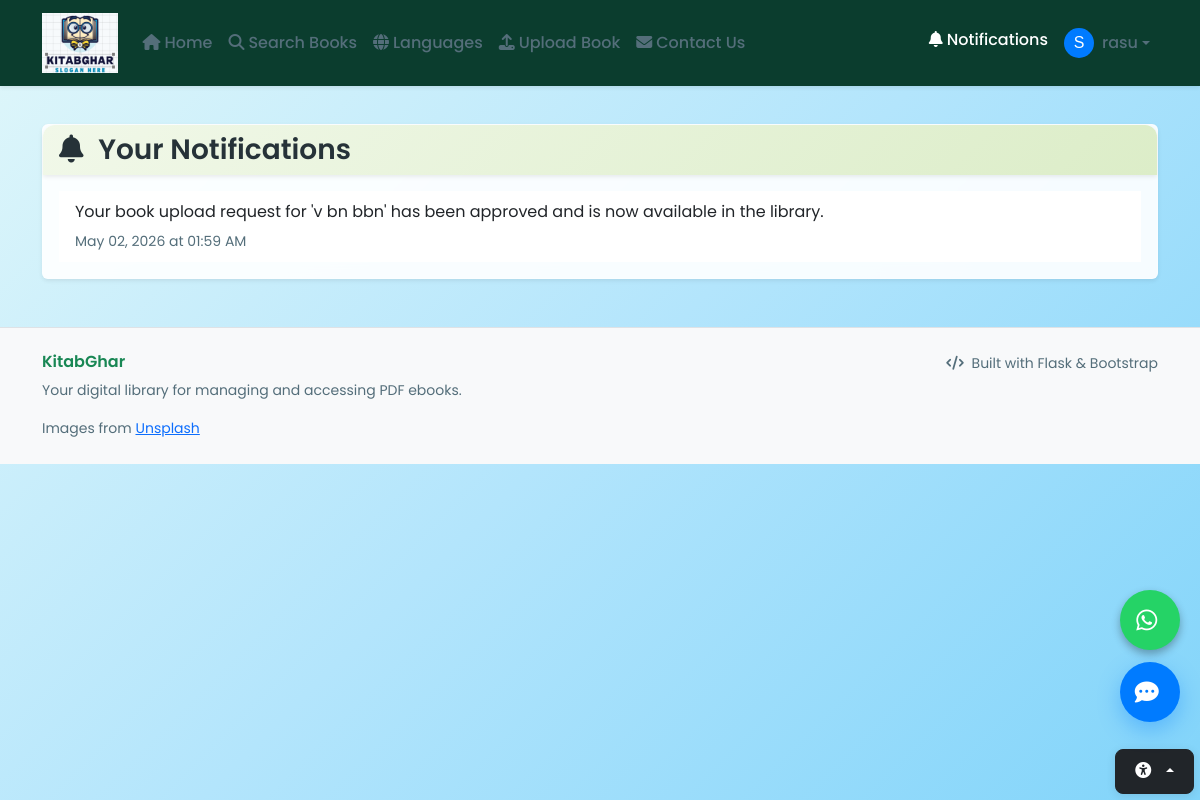
/notifications (signed in), run on the app's committed database.
### models.py (models this page shows, shortened)
class User(UserMixin, db.Model):
    id = db.Column(db.Integer, primary_key=True)
    username = db.Column(db.String(80), unique=True, nullable=False, index=True)
    email = db.Column(db.String(120), unique=True, nullable=False, index=True)
    password_hash = db.Column(db.String(256), nullable=False)
    role = db.Column(db.String(20), nullable=False, default='user')  # admin, user
    first_name = db.Column(db.String(50), nullable=True)
    last_name = db.Column(db.String(50), nullable=True)
    profile_image = db.Column(db.String(255), nullable=True)  # New field for profile image filename
    created_date = db.Column(db.DateTime, default=datetime.utcnow)
    last_login = db.Column(db.DateTime, nullable=True)
    is_active = db.Column(db.Boolean, default=True)
    uploaded_books = db.relationship('Ebook', backref='uploader', lazy=True, foreign_keys='Ebook.uploaded_by')

class Notification(db.Model):
    id = db.Column(db.Integer, primary_key=True)
    user_id = db.Column(db.Integer, db.ForeignKey('user.id'), nullable=False, index=True)
    message = db.Column(db.Text, nullable=False)
    created_at = db.Column(db.DateTime, default=datetime.utcnow, nullable=False, index=True)
    is_read = db.Column(db.Boolean, default=False, nullable=False)
    user = db.relationship('User', backref=db.backref('notifications', lazy=True))

### routes.py (the view, shortened to what this page needs)
@app.route('/notifications')
@login_required
def notifications():
    try:
        user_notifications = Notification.query.filter_by(user_id=current_user.id).order_by(Notification.created_at.desc()).all()
        unread_notifications = [n for n in user_notifications if not n.is_read]
        for notification in unread_notifications:
            notification.is_read = True
        if unread_notifications:
            db.session.commit()
        return render_template('notifications.html', notifications=user_notifications)
    except Exception:
        if request.accept_mimetypes.best == 'application/json':
            return jsonify([])
        flash('Unable to load notifications right now. Please try again.', 'error')
        return render_template('notifications.html', notifications=[])

### app.py (called while the page is built)
@login_manager.user_loader
def load_user(user_id):
    from models import User
    return User.query.get(int(user_id))

### templates/notifications.html (shortened to what this page needs)
{% extends "base.html" %}
{% block content %}
<div class="row">
    <div class="col-12">
        <div class="card shadow-sm rounded">
            <div class="card-header bg-primary text-white rounded-top shadow-sm">
                <h3 class="mb-0">
                    <i class="fas fa-bell me-2"></i>
                    Your Notifications
                </h3>
            </div>
            <div class="card-body">
                {% if notifications %}
                <div class="list-group list-group-flush">
                    {% for notification in notifications %}
                    <div class="list-group-item {% if not notification.is_read %}list-group-item-warning{% endif %}">
                        <div class="d-flex w-100 justify-content-between">
                            <div class="flex-grow-1">
                                <p class="mb-1">{{ notification.message }}</p>
                                <small class="text-muted">
                                    {{ notification.created_at.strftime("%B %d, %Y at %I:%M %p") }}
                                </small>
                            </div>
                        </div>
                    </div>
                    {% endfor %}
                </div>
                {% else %}
                <div class="alert alert-info rounded shadow-sm">
                    <i class="fas fa-info-circle me-2"></i>
                    No notifications yet.
                </div>
                {% endif %}
            </div>
        </div>
    </div>
</div>
{% endblock %}

### templates/base.html (shortened to what this page needs)
<!DOCTYPE html>
<html lang="en" data-bs-theme="light">
<head>
    <link href="https://cdn.jsdelivr.net/npm/bootstrap@5.3.2/dist/css/bootstrap.min.css" rel="stylesheet">
    <link rel="stylesheet" href="https://cdnjs.cloudflare.com/ajax/libs/font-awesome/6.4.0/css/all.min.css">
    <link rel="stylesheet" href="{{ url_for('static', filename='css/custom.css') }}">
    <link rel="stylesheet" href="{{ url_for('static', filename='css/style.css') }}">
</head>
<body>
    <nav class="navbar navbar-expand-lg navbar-dark shadow-sm border-bottom sticky-top" role="navigation" aria-label="Main Navigation">
        <div class="container">
    <a class="navbar-brand" href="{{ url_for('home') }}">
        <img src="{{ url_for('static', filename='images/logo.png') }}" alt="KitabGhar Logo" style="height: 60px; object-fit: contain;">
    </a>
            <div class="collapse navbar-collapse justify-content-between" id="navbarNav">
                <ul class="navbar-nav">
                    <li class="nav-item">
                        <a class="nav-link {% if request.endpoint == 'home' %}active{% endif %}" href="{{ url_for('home') }}">
                            <i class="fas fa-home me-1"></i>Home
                        </a>
                    </li>
                    <li class="nav-item">
                        <a class="nav-link {% if request.endpoint == 'browse' %}active{% endif %}" href="{{ url_for('browse') }}">
                            <i class="fas fa-search me-1"></i>Search Books
                        </a>
                    </li>
                    <li class="nav-item">
                        <a class="nav-link {% if request.endpoint == 'languages' %}active{% endif %}" href="{{ url_for('languages') }}">
                            <i class="fas fa-globe me-1"></i>Languages
                        </a>
                    </li>
                    <li class="nav-item">
                        <a class="nav-link {% if request.endpoint == 'upload' %}active{% endif %}" href="{{ url_for('upload') }}">
                            <i class="fas fa-upload me-1"></i>Upload Book
                        </a>
                    </li>
                    <li class="nav-item">
                        <a class="nav-link {% if request.endpoint == 'contact' %}active{% endif %}" href="{{ url_for('contact') }}">
                            <i class="fas fa-envelope me-1"></i>Contact Us
                        </a>
                    </li>
                </ul>
                <ul class="navbar-nav ms-7">
                    {% if current_user.is_authenticated %}
                    <li class="nav-item">
                        <a class="nav-link" href="{{ url_for('notifications') }}">
                            <i class="fas fa-bell me-1"></i>Notifications
                            {% set unread_count = current_user.notifications|selectattr('is_read', 'equalto', False)|list|length %}
                        </a>
                    </li>
                    <li class="nav-item dropdown">
                        <a class="nav-link dropdown-toggle d-flex align-items-center" href="#" id="userDropdown" role="button" data-bs-toggle="dropdown" aria-expanded="false">
                            {% if current_user.profile_image %}
                            <img src="{{ url_for('static', filename='uploads/' + current_user.profile_image) }}" alt="Profile" class="rounded-circle me-2" style="width: 30px; height: 30px;" onerror="this.onerror=null;this.src='{{ url_for('static', filename='images/profile_placeholder.png') }}';">
                            {% else %}
                            <img alt="Profile" class="rounded-circle me-2" style="width: 30px; height: 30px;">
                            {% endif %}
                            {{ current_user.username }}
                        </a>
                    </li>
                    {% endif %}
                </ul>
            </div>
        </div>
    </nav>
    <div class="accessibility-toolbar">
        <div class="btn-group dropup">
            <button class="btn btn-dark dropdown-toggle" data-bs-toggle="dropdown" aria-expanded="false" aria-label="Accessibility settings">
                <i class="fas fa-universal-access"></i>
            </button>
        </div>
    </div>
    <main class="container my-4">
        {% block content %}{% endblock %}
    </main>
    <footer class="bg-light border-top mt-5 py-4">
        <div class="container">
            <div class="row">
                <div class="col-md-6">
                    <h6 class="text-success">KitabGhar</h6>
                    <p class="text-muted small">Your digital library for managing and accessing PDF ebooks.</p>
                    <p class="text-muted small mb-0">Images from <a href="https://unsplash.com" target="_blank" rel="noopener">Unsplash</a></p>
                </div>
                <div class="col-md-6 text-md-end">
                    <p class="text-muted small mb-0">
                        <i class="fas fa-code me-1"></i>
                        Built with Flask & Bootstrap
                    </p>
                </div>
            </div>
        </div>
    </footer>
    <button id="chat-toggle" type="button" aria-label="Open chat assistant" aria-expanded="false">
        <i class="fas fa-comment-dots" aria-hidden="true"></i>
    </button>
    <a href="https://wa.me/916294308707?text=Hello%20KitabGhar%2C%20I%20need%20help%20with%20the%20library."
       class="whatsapp-float"
       target="_blank"
       rel="noopener noreferrer"
       aria-label="Chat with us on WhatsApp"
       title="Chat with us on WhatsApp">
        <i class="fab fa-whatsapp"></i>
    </a>
</body>
</html>

### static/css/custom.css (style rules this page uses)
:root { --primary-gradient: linear-gradient(135deg, #e0f7fa 0%, #b3e5fc 50%, #81d4fa 100%); --secondary-gradient: linear-gradient(135deg, #f1f8e9 0%, #dcedc8 100%); --success-color: #388e3c; --success-light: #4caf50; --success-dark: #2e7d32; --text-primary: #263238; --text-secondary: #546e7a; --shadow-light: 0 2px 10px rgba(0,0,0,0.1); --shadow-medium: 0 4px 20px rgba(0,0,0,0.15); --border-radius: 12px; }
body { font-family: 'Poppins', -apple-system, BlinkMacSystemFont, 'Segoe UI', sans-serif; background: var(--primary-gradient); min-height: 100vh; color: var(--text-primary); line-height: 1.6; padding-top: 100px; }
h1, h2, h3, h4, h5, h6 { font-weight: 600; color: var(--text-primary); }
.navbar { background: #0b3d2e !important; border: none !important; box-shadow: var(--shadow-light); position: fixed; top: 0; left: 0; right: 0; width: 100%; z-index: 1030; }
.navbar-brand { font-weight: 700; font-size: 1.5rem; color: var(--success-color) !important; }
.nav-link { font-weight: 500; color: var(--text-secondary) !important; transition: all 0.3s ease; }
.nav-link:hover, .nav-link.active { color: #ffffff !important; transform: translateY(-1px); }
.card { background: rgba(255, 255, 255, 0.9); border: 1px solid rgba(255, 255, 255, 0.3); border-radius: var(--border-radius); box-shadow: var(--shadow-light); backdrop-filter: blur(10px); transition: all 0.3s ease; }
.card-header { background: var(--secondary-gradient) !important; border: none !important; border-radius: var(--border-radius) var(--border-radius) 0 0 !important; font-weight: 600; }
.btn { border-radius: 8px; font-weight: 500; padding: 0.6rem 1.2rem; transition: all 0.3s ease; box-shadow: var(--shadow-light); }
footer { background: rgba(255, 255, 255, 0.9) !important; backdrop-filter: blur(10px); border-top: 1px solid rgba(0, 0, 0, 0.1) !important; }
.fas, .far, .fab { margin-right: 0.4rem; }
.text-muted { color: var(--text-secondary) !important; }
.container { position: relative; z-index: 1; }
.card, .hero-section { animation: fadeInUp 0.6s ease-out; }
.whatsapp-float { position: fixed; bottom: 150px; right: 20px; width: 60px; height: 60px; background-color: #25D366; border-radius: 50%; display: flex; align-items: center; justify-content: center; color: white; font-size: 24px; text-decoration: none; z-index: 1060; transition: all 0.3s ease; box-shadow: 0 4px 8px rgba(0,0,0,0.3); }

### static/css/style.css (style rules this page uses)
#chat-toggle { position: fixed; bottom: 78px; right: 20px; width: 60px; height: 60px; background-color: #007bff; border-radius: 50%; border: none; color: white; font-size: 24px; cursor: pointer; z-index: 1060; display: inline-flex; align-items: center; justify-content: center; box-shadow: 0 8px 22px rgba(0, 123, 255, 0.35); }

### templates/base.html (style rules this page uses)
.accessibility-toolbar { position: fixed; right: 6px; bottom: 6px; z-index: 1050; }

### data on the page
User: username "rasu"
Notification: message "Your book upload request for 'v bn bbn' has been approved and is now available in the library.", created_at "May 02, 2026 at 01:59 AM"
